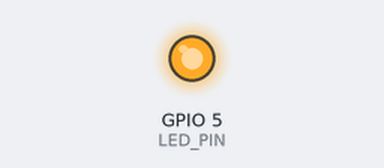
A program run on a simulated ESP32. Parts: output pins drawn as LEDs (lit = HIGH). WiFi joins after 1.5 s; servers stay silent unless stated; what the program prints to the serial monitor is not drawn. At 4.8 s the program puts the board to deep sleep or switches it off; the recording ends there.

Above: at 0.11 s.
At 1.86 s:
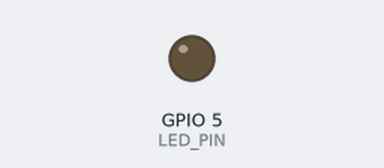
Timing chart, 0 to 4.4 s (numbered marks = the images above):
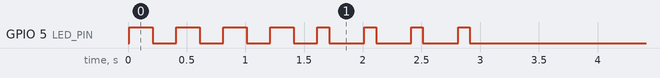

The program:

main.cpp
```cpp
#include <Arduino.h>
#include <wifi.h>
#include <WiFiClientSecure.h>
#include <UniversalTelegramBot.h>
#include <configuration.h>

WiFiClientSecure secured_client;
UniversalTelegramBot bot(TELEGRAM_BOT_TOKEN, secured_client);

void print_wakeup_reason()
{
  esp_sleep_wakeup_cause_t wakeup_reason;

  wakeup_reason = esp_sleep_get_wakeup_cause();

  switch (wakeup_reason)
  {
  case ESP_SLEEP_WAKEUP_EXT0:
    Serial.println("Wakeup caused by external signal using RTC_IO");
    break;
  case ESP_SLEEP_WAKEUP_EXT1:
    Serial.println("Wakeup caused by external signal using RTC_CNTL");
    break;
  case ESP_SLEEP_WAKEUP_TIMER:
    Serial.println("Wakeup caused by timer");
    break;
  case ESP_SLEEP_WAKEUP_TOUCHPAD:
    Serial.println("Wakeup caused by touchpad");
    break;
  case ESP_SLEEP_WAKEUP_ULP:
    Serial.println("Wakeup caused by ULP program");
    break;
  default:
    Serial.printf("Wakeup was not caused by deep sleep: %d\n", wakeup_reason);
    break;
  }
}

void go_to_sleep()
{
  Serial.print("Going to sleep");
  gpio_pulldown_en(EXT_WAKEUP_PIN);
  esp_sleep_enable_ext0_wakeup(EXT_WAKEUP_PIN, 1);
  esp_deep_sleep_start();
  delay(100);
}

void setup()
{
  pinMode(5, OUTPUT);
  int ADC_BAT_VALUE;
  float voltage_value = 0;
  Serial.begin(115200); // Start the Serial communication to send messages to the computer
  delay(10);
  Serial.println('\n');

  WiFi.begin(WIFI_SSID, WIFI_PASSWORD); // Start WiFi connecting process
  Serial.print("Connecting to ");
  Serial.print(WIFI_SSID);
  Serial.println(" ...");

  int i = 0;
  while (WiFi.status() != WL_CONNECTED)
  { // Wait for the WiFi to connect.
#ifdef LED_PIN
    digitalWrite(LED_PIN, HIGH);
    delay(200);
    digitalWrite(LED_PIN, LOW);
    delay(200);
#endif
    Serial.print(++i);
    Serial.print(' ');
    if (i > 30)
    {
#ifdef LED_PIN
      for (int i = 0; i <= 3; i++)
      { // Slowly blink onboard LED (could not connect)
        digitalWrite(LED_PIN, HIGH);
        delay(200);
        digitalWrite(LED_PIN, LOW);
        delay(1000);
      }
#endif
      go_to_sleep();
    }
  }
#ifdef LED_PIN
  for (int i = 0; i <= 3; i++)
  { // blink blue onboard LED fast (WiFi connected)
    digitalWrite(LED_PIN, HIGH);
    delay(100);
    digitalWrite(LED_PIN, LOW);
    delay(300);
  }
#endif

  Serial.println('\n');
  Serial.println("Connection established!");
  Serial.print("IP address:\t");
  Serial.println(WiFi.localIP()); // Send the IP address of the ESP8266 to the computer

  delay(1000);
  print_wakeup_reason();

  if (esp_sleep_get_wakeup_cause() == ESP_SLEEP_WAKEUP_EXT0)
  {
    bot.sendMessage(TELEGRAM_CHAT_ID, TELEGRAM_NEW_MAIL_MESSAGE); // send Telegram message to channel "Chat_id"
  }

  String voltage_string;
  ulong prev_millis = millis();
  while (millis() < prev_millis + 60000)
  { // Loops for 60 seconds and checks battery level
#ifdef ADC_BAT_PIN
    ADC_BAT_VALUE = analogRead(ADC_BAT_PIN);
    voltage_value = (ADC_BAT_VALUE * 3.3 * 2 * 1.08) / (4095);
    if (voltage_value < 3.6)
    {
      voltage_string = ("Battery charge is low: " + String(voltage_value) + " V");
#ifdef TELEGRAM_ADMIN_CHAT_ID
      bot.sendMessage(TELEGRAM_ADMIN_CHAT_ID, voltage_string);
#else
      bot.sendMessage(TELEGRAM_CHAT_ID, voltage_string);
#endif
      break;
    }
#endif
  }

#if defined(SEND_BAT_READINGS_EVERYTIME) && defined(ADC_BAT_PIN)
#ifdef TELEGRAM_ADMIN_CHAT_ID
  bot.sendMessage(TELEGRAM_ADMIN_CHAT_ID, voltage_string);
#else
  bot.sendMessage(TELEGRAM_CHAT_ID, voltage_string);
#endif
#endif

  go_to_sleep();
}

void loop()
{
}
```

configuration.h
```cpp
// Telegram configuration
#define TELEGRAM_BOT_TOKEN "XXXXXXXXX:XXXXXXXXXXXXXXXXXXXXXXXXXXXXXXXXXXX"
#define TELEGRAM_CHAT_ID "xxxxxxx"
#define TELEGRAM_NEW_MAIL_MESSAGE "You got new mail!"
#define TELEGRAM_ADMIN_CHAT_ID "xxxxxxx" // optional

// WIFI configuration
#define WIFI_SSID "xxxxxxx"
#define WIFI_PASSWORD "xxxxxxx"

// ESP configuration
#define LED_PIN 5 // optional
#define EXT_WAKEUP_PIN GPIO_NUM_34
#define ADC_BAT_PIN 35 // optional

// Advanced
#define SEND_BAT_READINGS_EVERYTIME //optional
```

Measured:
- by itself, GPIO 5 (LED_PIN): goes 4 × (HIGH 0.20 s, LOW 0.20 s), 3 × (HIGH 0.10 s, LOW 0.30 s), HIGH 0.10 s, then LOW
